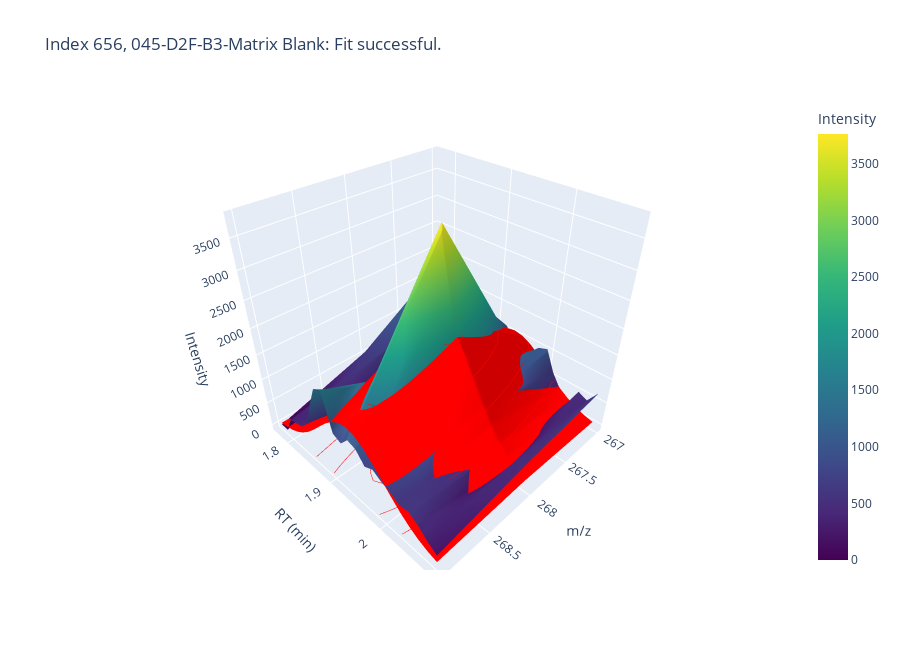

Here is the notebook cell this chart was saved with:
### Markdown cell above
### Feature Extraction

### Code cell
from src.StreamPort.device.methods import MassSpecMethodExtractFeaturesNative
#processor = MassSpecMethodExtractFeaturesNative(data="tic", rt=2.233, mz=236, rt_window_size=6, mz_window_size=1.0, smooth=0, exclude = 2(see docs)) # Disabling smoothing improves fit quality 
processor = MassSpecMethodExtractFeaturesNative(data="tic", rt=1.94, mz=268, rt_window_size=10, mz_window_size=1.0, smooth=0) # highly dependent on correct choice of target
gen = processor.run(analyses) # Fit debug values show a 2-class spread of amplitudes.
